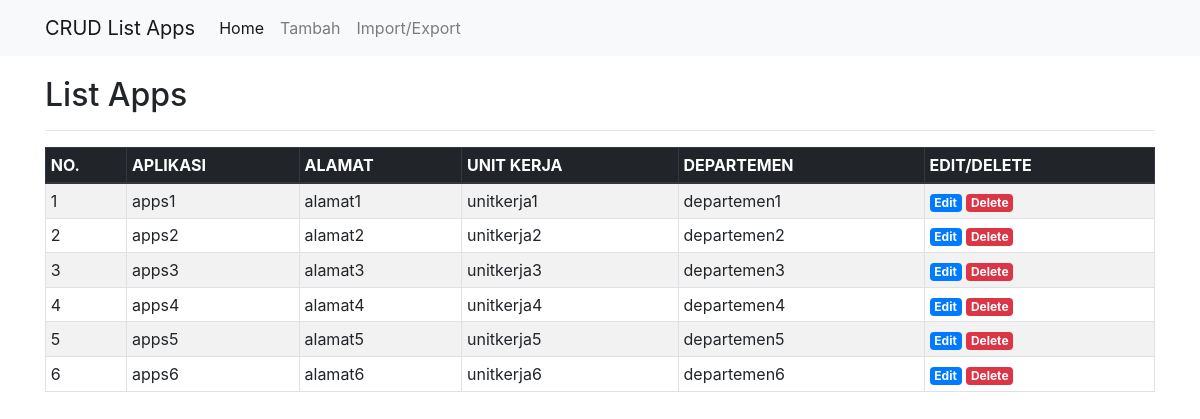
The page / on the database its author committed.
### tables this page shows
CREATE TABLE `apps` (
  `id` int(11) NOT NULL,
  `namaapps` varchar(50) NOT NULL,
  `alamat` varchar(250) NOT NULL,
  `unitkerja` varchar(50) NOT NULL,
  `departemen` varchar(50) NOT NULL
);

### index.php (the view, shortened to what this page needs)
<?php
include('config.php');
?>
<!DOCTYPE html>
<html lang="en">
<head>
    <link rel="stylesheet" href="https://stackpath.bootstrapcdn.com/bootstrap/4.1.3/css/bootstrap.min.css">
</head>
<body>
    <nav class="navbar navbar-expand-lg navbar-light bg-light">
        <div class="container">
            <a class="navbar-brand" href="#">CRUD List Apps</a>
            <div class="collappse navbar-collapse" id="navbarSupportedContent">
                <ul class="navbar-nav mr-auto">
                    <li class="nav-item active">
                        <a class="nav-link" href="index.php">Home</a>
                    </li>
                    <li class="nav-item">
                        <a class="nav-link" href="create.php">Tambah</a>
                    </li>
                    <li class="nav-item">
                        <a class="nav-link" href="importexport.php">Import/Export</a>
                    </li>
                </ul>
            </div>
        </div>
    </nav>
    <div class="container" style="margin-top:20px">
        <h2>List Apps</h2>
        <hr>
        <table class="table table-striped table-hover table-sm table-bordered">
            <thead class="thead-dark">
                <tr>
                    <th>NO.</th>
                    <th>APLIKASI</th>
                    <th>ALAMAT</th>
                    <th>UNIT KERJA</th>
                    <th>DEPARTEMEN</th>
                    <th>EDIT/DELETE</th>
                </tr>
            </thead>
            <tbody>
                <?php
                $sql = mysqli_query($koneksi, "SELECT * FROM apps ORDER BY id ASC") or die(mysqli_error($koneksi));
                if(mysqli_num_rows($sql)>0){
                    $no=1;
                    while($data = mysqli_fetch_assoc($sql)){
                        echo '
                        <tr>
                            <td>'.$no.'</td>
                            <td>'.$data['namaapps'].'</td>
                            <td>'.$data['alamat'].'</td>
                            <td>'.$data['unitkerja'].'</td>
                            <td>'.$data['departemen'].'</td>
                            <td>
                                <a href="edit.php?id='.$data['id'].'" class="badge badge-primary">Edit</a>
                                <a href="delete.php?id='.$data['id'].'" class="badge badge-danger" onclick="return confirm(\'Yakin ingin menghapus data ini?\')">Delete</a>
                            </td>
                        </tr>
                        ';
                        $no++;
                    }
                }
                else{
                    echo '
                    <tr>
                        <td colspan="6"> Tidak ada data.</td>
                    </tr>
                    ';
                }
                ?>
            </tbody>
        </table>
    </div>
</body>
</html>

### rows shown on the page
apps: namaapps "apps1", alamat "alamat1", unitkerja "unitkerja1", departemen "departemen1"
apps: namaapps "apps2", alamat "alamat2", unitkerja "unitkerja2", departemen "departemen2"
apps: namaapps "apps3", alamat "alamat3", unitkerja "unitkerja3", departemen "departemen3"
apps: namaapps "apps4", alamat "alamat4", unitkerja "unitkerja4", departemen "departemen4"
apps: namaapps "apps5", alamat "alamat5", unitkerja "unitkerja5", departemen "departemen5"
apps: namaapps "apps6", alamat "alamat6", unitkerja "unitkerja6", departemen "departemen6"
